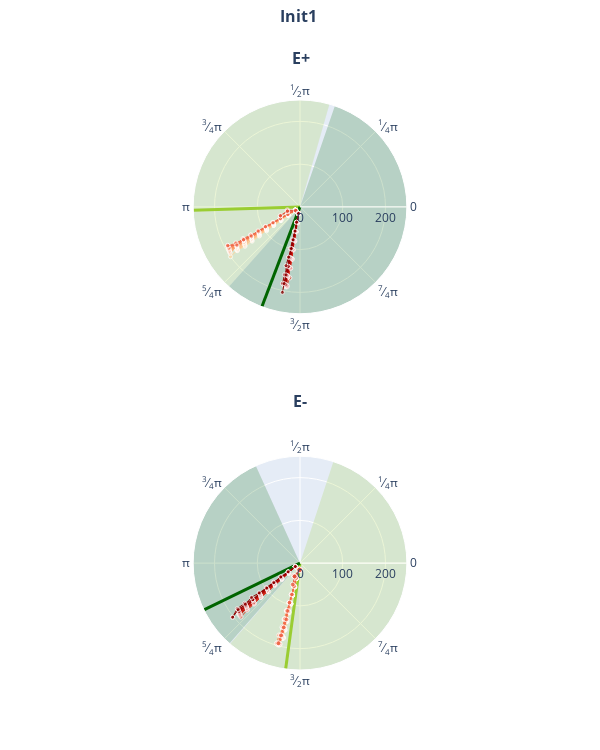

Notebook cell for this chart:
### Code cell
filehandler = open("results_min_w1.pickle","rb")
results_min_w1 = pickle.load(filehandler)
filehandler.close()

#filehandler = open("results_peak_w1.pickle","rb")
#results_peak_w1 = pickle.load(filehandler)
#filehandler.close()

for i_w in range(len(results_min_w1["w1"])):
    if i_w != 1:
        continue
    ops_plotall(results_min_w1["control"][i_w], 0.1, duration, dt, 200., results_min_w1["filename"][i_w], savepath)
    ops_plotsubset(results_min_w1["state"][i_w], results_min_w1["control"][i_w], 0.4, 0.1, duration, dt, 200., 
                results_min_w1["filename"][i_w], savepath_subset)
    #ops_plotall(results_peak_w1["control"][i_w], 0.1, duration, dt, 200., results_peak_w1["filename"][i_w], savepath)
    #ops_plotsubset(results_peak_w1["state"][i_w], results_peak_w1["control"][i_w], 0.4, 0.1, duration, dt,200., 
    #            results_peak_w1["filename"][i_w], savepath_subset)

ops_plot_acp_inits(results_min_w1, None, period, 0.01, dt, "plot1", savepath)
ops_plot_timing_inits(results_min_w1, None, dt, [0,250], 100., "plot2", savepath)

### Figure 1 — Plotly figure (JSON) as saved in the notebook; plotly's stock layout.template omitted (floating-point values rounded to 4 significant figures)
{"data": [{"marker": {"color": "yellowgreen", "line": {"color": "black", "width": 0}}, "opacity": 0.2, "r": [250], "subplot": "polar", "theta": [2.638], "thetaunit": "radians", "type": "barpolar", "width": [2.692]}, {"line": {"color": "yellowgreen", "width": 3}, "mode": "lines", "r": [0, 250], "subplot": "polar", "theta": [3.174, 3.174], "thetaunit": "radians", "type": "scatterpolar"}, {"marker": {"color": "darkgreen", "line": {"color": "black", "width": 0}}, "opacity": 0.2, "r": [250], "subplot": "polar", "theta": [5.753], "thetaunit": "radians", "type": "barpolar", "width": [3.537]}, {"line": {"color": "darkgreen", "width": 3}, "mode": "lines", "r": [0, 250], "subplot": "polar", "theta": [4.347, 4.347], "thetaunit": "radians", "type": "scatterpolar"}, {"marker": {"color": "yellowgreen", "line": {"color": "black", "width": 0}}, "opacity": 0.2, "r": [250], "subplot": "polar2", "theta": [5.767], "thetaunit": "radians", "type": "barpolar", "width": [3.537]}, {"line": {"color": "yellowgreen", "width": 3}, "mode": "lines", "r": [0, 250], "subplot": "polar2", "theta": [4.578, 4.578], "thetaunit": "radians", "type": "scatterpolar"}, {"marker": {"color": "darkgreen", "line": {"color": "black", "width": 0}}, "opacity": 0.2, "r": [250], "subplot": "polar2", "theta": [2.994], "thetaunit": "radians", "type": "barpolar", "width": [1.994]}, {"line": {"color": "darkgreen", "width": 3}, "mode": "lines", "r": [0, 250], "subplot": "polar2", "theta": [3.595, 3.595], "thetaunit": "radians", "type": "scatterpolar"}, {"line": {"color": "rgb(0.9924951941560939, 0.8381391772395234, 0.6338177623990773)", "width": 1}, "marker": {"size": [4.034, 4.035, 4.035, 4.035, 4.034, 4.034, 4.035, 4.035, 4.034, 4.02]}, "mode": "lines+markers", "r": [13.5, 34.2, 54.9, 75.6, 96.3, 117.1, 137.8, 158.5, 179.2, 200], "subplot": "polar", "theta": [3.776, 3.764, 3.764, 3.746, 3.733, 3.764, 3.764, 3.764, 3.746, 3.764], "thetaunit": "radians", "type": "scatterpolar"}, {"line": {"color": "rgb(0.9924951941560939, 0.8381391772395234, 0.6338177623990773)", "width": 1}, "marker": {"size": [4.078, 4.078, 4.078, 4.078, 4.078, 4.078, 4.078, 4.078, 4.078]}, "mode": "lines+markers", "r": [15.9, 36.6, 57.3, 78, 98.8, 119.5, 140.2, 160.9, 181.6], "subplot": "polar2", "theta": [4.501, 4.492, 4.492, 4.471, 4.492, 4.492, 4.492, 4.492, 4.471], "thetaunit": "radians", "type": "scatterpolar"}, {"line": {"color": "rgb(0.9921568627450981, 0.8244521337946944, 0.612410611303345)", "width": 1}, "marker": {"size": [4.056, 4.056, 4.056, 4.056, 4.056, 4.056, 4.056, 4.056, 4.056]}, "mode": "lines+markers", "r": [13.4, 34.1, 54.8, 75.4, 96.1, 116.7, 137.4, 158, 178.7], "subplot": "polar", "theta": [3.746, 3.752, 3.764, 3.752, 3.764, 3.733, 3.752, 3.733, 3.752], "thetaunit": "radians", "type": "scatterpolar"}, {"line": {"color": "rgb(0.9921568627450981, 0.8244521337946944, 0.612410611303345)", "width": 1}, "marker": {"size": [4.127, 4.127, 4.127, 4.127, 4.127, 4.127, 4.127, 4.127, 4.127]}, "mode": "lines+markers", "r": [15.9, 36.5, 57.2, 77.8, 98.5, 119.1, 139.8, 160.5, 181.1], "subplot": "polar2", "theta": [4.501, 4.484, 4.492, 4.484, 4.492, 4.462, 4.484, 4.492, 4.484], "thetaunit": "radians", "type": "scatterpolar"}, {"line": {"color": "rgb(0.9921568627450981, 0.8090734332948866, 0.5964167627835448)", "width": 1}, "marker": {"size": [4.073, 4.073, 4.073, 4.073, 4.073, 4.073, 4.073, 4.073, 4.073]}, "mode": "lines+markers", "r": [13.4, 34, 54.6, 75.2, 95.8, 116.4, 137, 157.6, 178.2], "subplot": "polar", "theta": [3.746, 3.721, 3.721, 3.721, 3.721, 3.721, 3.721, 3.721, 3.721], "thetaunit": "radians", "type": "scatterpolar"}, {"line": {"color": "rgb(0.9921568627450981, 0.8090734332948866, 0.5964167627835448)", "width": 1}, "marker": {"size": [4.168, 4.168, 4.168, 4.168, 4.168, 4.168, 4.168, 4.168, 4.167]}, "mode": "lines+markers", "r": [15.9, 36.5, 57.1, 77.7, 98.3, 118.9, 139.5, 160.1, 180.7], "subplot": "polar2", "theta": [4.501, 4.484, 4.484, 4.484, 4.484, 4.484, 4.484, 4.484, 4.484], "thetaunit": "radians", "type": "scatterpolar"}, {"line": {"color": "rgb(0.9921568627450981, 0.7936947327950788, 0.5804229142637447)", "width": 1}, "marker": {"size": [4.091, 4.091, 4.091, 4.091, 4.091, 4.091, 4.091, 4.091, 4.09]}, "mode": "lines+markers", "r": [13.4, 34, 54.5, 75.1, 95.6, 116.2, 136.7, 157.3, 177.8], "subplot": "polar", "theta": [3.746, 3.739, 3.739, 3.752, 3.739, 3.752, 3.739, 3.752, 3.739], "thetaunit": "radians", "type": "scatterpolar"}, {"line": {"color": "rgb(0.9921568627450981, 0.7936947327950788, 0.5804229142637447)", "width": 1}, "marker": {"size": [4.208, 4.209, 4.208, 4.209, 4.208, 4.209, 4.208, 4.209, 4.207]}, "mode": "lines+markers", "r": [15.9, 36.4, 57, 77.5, 98, 118.6, 139.1, 159.7, 180.2], "subplot": "polar2", "theta": [4.501, 4.475, 4.506, 4.484, 4.475, 4.484, 4.475, 4.484, 4.475], "thetaunit": "radians", "type": "scatterpolar"}, {"line": {"color": "rgb(0.9921568627450981, 0.778316032295271, 0.5644290657439447)", "width": 1}, "marker": {"size": [4.107, 4.108, 4.108, 4.108, 4.108, 4.108, 4.108, 4.108, 4.107]}, "mode": "lines+markers", "r": [13.4, 33.9, 54.4, 74.9, 95.4, 115.9, 136.4, 156.9, 177.4], "subplot": "polar", "theta": [3.764, 3.739, 3.739, 3.739, 3.739, 3.739, 3.739, 3.739, 3.739], "thetaunit": "radians", "type": "scatterpolar"}, {"line": {"color": "rgb(0.9921568627450981, 0.778316032295271, 0.5644290657439447)", "width": 1}, "marker": {"size": [4.247, 4.248, 4.248, 4.248, 4.248, 4.248, 4.248, 4.248, 4.246]}, "mode": "lines+markers", "r": [15.9, 36.3, 56.8, 77.3, 97.8, 118.3, 138.8, 159.3, 179.8], "subplot": "polar2", "theta": [4.523, 4.475, 4.475, 4.475, 4.475, 4.475, 4.475, 4.475, 4.475], "thetaunit": "radians", "type": "scatterpolar"}, {"line": {"color": "rgb(0.9921568627450981, 0.7598615916955017, 0.5452364475201846)", "width": 1}, "marker": {"size": [4.124, 4.124, 4.124, 4.124, 4.124, 4.124, 4.124, 4.124, 4.123]}, "mode": "lines+markers", "r": [13.4, 33.8, 54.3, 74.7, 95.2, 115.6, 136, 156.5, 176.9], "subplot": "polar", "theta": [3.764, 3.709, 3.727, 3.709, 3.727, 3.727, 3.709, 3.727, 3.727], "thetaunit": "radians", "type": "scatterpolar"}, {"line": {"color": "rgb(0.9921568627450981, 0.7598615916955017, 0.5452364475201846)", "width": 1}, "marker": {"size": [4.286, 4.287, 4.287, 4.287, 4.287, 4.286, 4.287, 4.287, 4.284]}, "mode": "lines+markers", "r": [15.8, 36.3, 56.7, 77.2, 97.6, 118, 138.5, 158.9, 179.4], "subplot": "polar2", "theta": [4.492, 4.475, 4.466, 4.475, 4.466, 4.466, 4.475, 4.466, 4.497], "thetaunit": "radians", "type": "scatterpolar"}, {"line": {"color": "rgb(0.9921568627450981, 0.7444828911956939, 0.5292425990003845)", "width": 1}, "marker": {"size": [4.142, 4.142, 4.142, 4.142, 4.142, 4.142, 4.142, 4.142, 4.141]}, "mode": "lines+markers", "r": [13.4, 33.8, 54.2, 74.5, 94.9, 115.3, 135.7, 156, 176.4], "subplot": "polar", "theta": [3.764, 3.727, 3.727, 3.696, 3.714, 3.727, 3.727, 3.696, 3.714], "thetaunit": "radians", "type": "scatterpolar"}, {"line": {"color": "rgb(0.9921568627450981, 0.7444828911956939, 0.5292425990003845)", "width": 1}, "marker": {"size": [4.329, 4.331, 4.331, 4.331, 4.33, 4.331, 4.331, 4.331, 4.327]}, "mode": "lines+markers", "r": [15.8, 36.2, 56.6, 77, 97.4, 117.7, 138.1, 158.5, 178.9], "subplot": "polar2", "theta": [4.492, 4.466, 4.466, 4.466, 4.488, 4.466, 4.466, 4.466, 4.488], "thetaunit": "radians", "type": "scatterpolar"}, {"line": {"color": "rgb(0.9919876970396002, 0.7255517108804306, 0.5103729334871204)", "width": 1}, "marker": {"size": [4.156, 4.156, 4.156, 4.156, 4.156, 4.156, 4.156, 4.156, 4.155]}, "mode": "lines+markers", "r": [13.4, 33.7, 54.1, 74.4, 94.7, 115, 135.4, 155.7, 176], "subplot": "polar", "theta": [3.764, 3.714, 3.727, 3.714, 3.714, 3.714, 3.727, 3.714, 3.714], "thetaunit": "radians", "type": "scatterpolar"}, {"line": {"color": "rgb(0.9919876970396002, 0.7255517108804306, 0.5103729334871204)", "width": 1}, "marker": {"size": [4.364, 4.365, 4.366, 4.365, 4.365, 4.365, 4.366, 4.365, 4.362]}, "mode": "lines+markers", "r": [15.8, 36.2, 56.5, 76.8, 97.2, 117.5, 137.8, 158.1, 178.5], "subplot": "polar2", "theta": [4.492, 4.488, 4.466, 4.457, 4.488, 4.488, 4.466, 4.457, 4.488], "thetaunit": "radians", "type": "scatterpolar"}, {"line": {"color": "rgb(0.9913725490196079, 0.6972549019607843, 0.483921568627451)", "width": 1}, "marker": {"size": [4.17, 4.17, 4.17, 4.17, 4.17, 4.17, 4.17, 4.17, 4.169, 4.088]}, "mode": "lines+markers", "r": [13.4, 33.7, 53.9, 74.2, 94.5, 114.8, 135.1, 155.3, 175.6, 196], "subplot": "polar", "theta": [3.764, 3.714, 3.683, 3.701, 3.714, 3.714, 3.714, 3.683, 3.701, 3.727], "thetaunit": "radians", "type": "scatterpolar"}, {"line": {"color": "rgb(0.9913725490196079, 0.6972549019607843, 0.483921568627451)", "width": 1}, "marker": {"size": [4.397, 4.399, 4.399, 4.399, 4.398, 4.398, 4.399, 4.399, 4.395]}, "mode": "lines+markers", "r": [15.8, 36.1, 56.4, 76.7, 97, 117.2, 137.5, 157.8, 178.1], "subplot": "polar2", "theta": [4.492, 4.457, 4.457, 4.479, 4.488, 4.457, 4.457, 4.457, 4.479], "thetaunit": "radians", "type": "scatterpolar"}, {"line": {"color": "rgb(0.9907574009996155, 0.668958093041138, 0.45747020376778164)", "width": 1}, "marker": {"size": [4.183, 4.183, 4.183, 4.183, 4.183, 4.183, 4.183, 4.183, 4.182, 4.108]}, "mode": "lines+markers", "r": [13.4, 33.6, 53.8, 74.1, 94.3, 114.5, 134.8, 155, 175.2, 195.5], "subplot": "polar", "theta": [3.764, 3.701, 3.683, 3.701, 3.701, 3.683, 3.701, 3.701, 3.701, 3.714], "thetaunit": "radians", "type": "scatterpolar"}, {"line": {"color": "rgb(0.9907574009996155, 0.668958093041138, 0.45747020376778164)", "width": 1}, "marker": {"size": [4.429, 4.43, 4.431, 4.43, 4.43, 4.431, 4.431, 4.43, 4.427, 4.227]}, "mode": "lines+markers", "r": [15.8, 36.1, 56.3, 76.5, 96.8, 117, 137.2, 157.5, 177.7, 197.9], "subplot": "polar2", "theta": [4.492, 4.479, 4.457, 4.448, 4.479, 4.457, 4.448, 4.479, 4.479, 4.457], "thetaunit": "radians", "type": "scatterpolar"}, {"line": {"color": "rgb(0.9901422529796232, 0.6406612841214917, 0.43101883890811227)", "width": 1}, "marker": {"size": [4.195, 4.196, 4.196, 4.196, 4.196, 4.196, 4.196, 4.196, 4.195, 4.129]}, "mode": "lines+markers", "r": [13.4, 33.6, 53.8, 73.9, 94.1, 114.3, 134.5, 154.7, 174.9, 195.1], "subplot": "polar", "theta": [3.764, 3.701, 3.701, 3.689, 3.701, 3.701, 3.701, 3.701, 3.701, 3.701], "thetaunit": "radians", "type": "scatterpolar"}, {"line": {"color": "rgb(0.9901422529796232, 0.6406612841214917, 0.43101883890811227)", "width": 1}, "marker": {"size": [4.459, 4.461, 4.462, 4.462, 4.462, 4.461, 4.461, 4.462, 4.459, 4.281]}, "mode": "lines+markers", "r": [15.8, 36, 56.2, 76.4, 96.6, 116.8, 136.9, 157.1, 177.3, 197.5], "subplot": "polar2", "theta": [4.492, 4.448, 4.448, 4.47, 4.479, 4.479, 4.448, 4.448, 4.448, 4.448], "thetaunit": "radians", "type": "scatterpolar"}, {"line": {"color": "rgb(0.9895271049596309, 0.6123644752018454, 0.4045674740484429)", "width": 1}, "marker": {"size": [4.21, 4.211, 4.211, 4.211, 4.211, 4.211, 4.21, 4.21, 4.209, 4.155]}, "mode": "lines+markers", "r": [13.4, 33.5, 53.6, 73.8, 93.9, 114, 134.1, 154.3, 174.4, 194.6], "subplot": "polar", "theta": [3.764, 3.689, 3.689, 3.701, 3.689, 3.689, 3.689, 3.701, 3.689, 3.701], "thetaunit": "radians", "type": "scatterpolar"}, {"line": {"color": "rgb(0.9895271049596309, 0.6123644752018454, 0.4045674740484429)", "width": 1}, "marker": {"size": [4.496, 4.498, 4.498, 4.498, 4.497, 4.498, 4.498, 4.497, 4.494, 4.348]}, "mode": "lines+markers", "r": [15.8, 36, 56.1, 76.2, 96.3, 116.5, 136.6, 156.7, 176.9, 197], "subplot": "polar2", "theta": [4.492, 4.47, 4.47, 4.448, 4.439, 4.47, 4.47, 4.448, 4.47, 4.448], "thetaunit": "radians", "type": "scatterpolar"}, {"line": {"color": "rgb(0.9889119569396386, 0.5840676662821993, 0.3781161091887736)", "width": 1}, "marker": {"size": [4.222, 4.223, 4.223, 4.223, 4.223, 4.223, 4.222, 4.222, 4.221, 4.176]}, "mode": "lines+markers", "r": [13.4, 33.5, 53.5, 73.6, 93.7, 113.8, 133.9, 153.9, 174, 194.1], "subplot": "polar", "theta": [3.764, 3.707, 3.689, 3.689, 3.689, 3.689, 3.689, 3.676, 3.689, 3.689], "thetaunit": "radians", "type": "scatterpolar"}, {"line": {"color": "rgb(0.9889119569396386, 0.5840676662821993, 0.3781161091887736)", "width": 1}, "marker": {"size": [4.526, 4.529, 4.529, 4.528, 4.527, 4.527, 4.527, 4.527, 4.524, 4.402]}, "mode": "lines+markers", "r": [15.8, 35.9, 56, 76.1, 96.2, 116.2, 136.3, 156.4, 176.5, 196.6], "subplot": "polar2", "theta": [4.492, 4.461, 4.47, 4.47, 4.47, 4.439, 4.439, 4.461, 4.47, 4.47], "thetaunit": "radians", "type": "scatterpolar"}, {"line": {"color": "rgb(0.9874356016916571, 0.550480584390619, 0.34797385620915033)", "width": 1}, "marker": {"size": [4.231, 4.233, 4.233, 4.234, 4.234, 4.235, 4.235, 4.236, 4.235, 4.198]}, "mode": "lines+markers", "r": [13.4, 33.4, 53.5, 73.5, 93.5, 113.6, 133.6, 153.6, 173.7, 193.7], "subplot": "polar", "theta": [3.782, 3.689, 3.707, 3.689, 3.676, 3.689, 3.676, 3.676, 3.689, 3.676], "thetaunit": "radians", "type": "scatterpolar"}, {"line": {"color": "rgb(0.9874356016916571, 0.550480584390619, 0.34797385620915033)", "width": 1}, "marker": {"size": [4.55, 4.553, 4.554, 4.555, 4.557, 4.558, 4.559, 4.561, 4.559, 4.458]}, "mode": "lines+markers", "r": [15.8, 35.9, 55.9, 76, 96, 116, 136.1, 156.1, 176.1, 196.2], "subplot": "polar2", "theta": [4.514, 4.47, 4.461, 4.47, 4.461, 4.439, 4.461, 4.461, 4.439, 4.461], "thetaunit": "radians", "type": "scatterpolar"}, {"line": {"color": "rgb(0.979438677431757, 0.5258746635909266, 0.33751633986928103)", "width": 1}, "marker": {"size": [4.244, 4.246, 4.246, 4.246, 4.246, 4.246, 4.246, 4.246, 4.246, 4.216]}, "mode": "lines+markers", "r": [13.4, 33.4, 53.3, 73.3, 93.3, 113.3, 133.3, 153.3, 173.3, 193.3], "subplot": "polar", "theta": [3.782, 3.707, 3.676, 3.676, 3.676, 3.676, 3.676, 3.676, 3.676, 3.676], "thetaunit": "radians", "type": "scatterpolar"}, {"line": {"color": "rgb(0.979438677431757, 0.5258746635909266, 0.33751633986928103)", "width": 1}, "marker": {"size": [4.582, 4.586, 4.587, 4.587, 4.587, 4.587, 4.586, 4.586, 4.584, 4.504]}, "mode": "lines+markers", "r": [15.8, 35.8, 55.8, 75.8, 95.8, 115.8, 135.8, 155.8, 175.7, 195.7], "subplot": "polar2", "theta": [4.514, 4.461, 4.461, 4.461, 4.461, 4.461, 4.461, 4.461, 4.43, 4.43], "thetaunit": "radians", "type": "scatterpolar"}, {"line": {"color": "rgb(0.971441753171857, 0.5012687427912341, 0.32705882352941174)", "width": 1}, "marker": {"size": [4.25, 4.252, 4.254, 4.255, 4.258, 4.261, 4.264, 4.267, 4.269, 4.244]}, "mode": "lines+markers", "r": [13.4, 33.3, 53.3, 73.3, 93.2, 113.2, 133.1, 153, 172.9, 192.8], "subplot": "polar", "theta": [3.782, 3.676, 3.676, 3.694, 3.676, 3.694, 3.694, 3.676, 3.663, 3.663], "thetaunit": "radians", "type": "scatterpolar"}, {"line": {"color": "rgb(0.971441753171857, 0.5012687427912341, 0.32705882352941174)", "width": 1}, "marker": {"size": [4.595, 4.602, 4.605, 4.61, 4.616, 4.624, 4.631, 4.639, 4.643, 4.576]}, "mode": "lines+markers", "r": [15.8, 35.8, 55.8, 75.7, 95.7, 115.6, 135.5, 155.5, 175.4, 195.3], "subplot": "polar2", "theta": [4.514, 4.461, 4.461, 4.452, 4.461, 4.452, 4.452, 4.461, 4.452, 4.452], "thetaunit": "radians", "type": "scatterpolar"}, {"line": {"color": "rgb(0.9634448289119569, 0.47666282199154175, 0.3166013071895425)", "width": 1}, "marker": {"size": [4.236, 4.239, 4.242, 4.247, 4.255, 4.265, 4.28, 4.3, 4.323, 4.298]}, "mode": "lines+markers", "r": [13.4, 33.4, 53.4, 73.4, 93.4, 113.4, 133.3, 153.1, 172.9, 192.5], "subplot": "polar", "theta": [3.782, 3.689, 3.676, 3.676, 3.676, 3.694, 3.694, 3.681, 3.681, 3.636], "thetaunit": "radians", "type": "scatterpolar"}, {"line": {"color": "rgb(0.9634448289119569, 0.47666282199154175, 0.3166013071895425)", "width": 1}, "marker": {"size": [4.561, 4.568, 4.577, 4.59, 4.609, 4.635, 4.671, 4.724, 4.783, 4.713]}, "mode": "lines+markers", "r": [15.8, 35.9, 55.9, 75.9, 95.9, 115.8, 135.8, 155.6, 175.4, 195], "subplot": "polar2", "theta": [4.514, 4.47, 4.461, 4.461, 4.461, 4.452, 4.483, 4.474, 4.474, 4.433], "thetaunit": "radians", "type": "scatterpolar"}, {"line": {"color": "rgb(0.955447904652057, 0.45205690119184944, 0.30614379084967325)", "width": 1}, "marker": {"size": [4.259, 4.262, 4.265, 4.269, 4.275, 4.282, 4.291, 4.302, 4.311, 4.292]}, "mode": "lines+markers", "r": [13.3, 33.3, 53.2, 73.1, 93, 112.9, 132.7, 152.5, 172.3, 192], "subplot": "polar", "theta": [3.752, 3.676, 3.663, 3.663, 3.663, 3.681, 3.663, 3.649, 3.668, 3.668], "thetaunit": "radians", "type": "scatterpolar"}, {"line": {"color": "rgb(0.955447904652057, 0.45205690119184944, 0.30614379084967325)", "width": 1}, "marker": {"size": [4.618, 4.626, 4.634, 4.645, 4.659, 4.678, 4.702, 4.729, 4.749, 4.697]}, "mode": "lines+markers", "r": [15.8, 35.8, 55.7, 75.6, 95.5, 115.4, 135.2, 155, 174.8, 194.5], "subplot": "polar2", "theta": [4.514, 4.461, 4.452, 4.452, 4.452, 4.474, 4.452, 4.443, 4.465, 4.465], "thetaunit": "radians", "type": "scatterpolar"}, {"line": {"color": "rgb(0.9474509803921569, 0.42745098039215684, 0.2956862745098039)", "width": 1}, "marker": {"size": [4.252, 4.256, 4.259, 4.265, 4.273, 4.284, 4.3, 4.324, 4.357, 4.343]}, "mode": "lines+markers", "r": [13.4, 33.3, 53.3, 73.2, 93.1, 113, 132.8, 152.6, 172.2, 191.7], "subplot": "polar", "theta": [3.782, 3.676, 3.694, 3.676, 3.663, 3.681, 3.663, 3.668, 3.655, 3.641], "thetaunit": "radians", "type": "scatterpolar"}, {"line": {"color": "rgb(0.9474509803921569, 0.42745098039215684, 0.2956862745098039)", "width": 1}, "marker": {"size": [4.602, 4.611, 4.619, 4.634, 4.654, 4.682, 4.724, 4.785, 4.87, 4.831]}, "mode": "lines+markers", "r": [15.8, 35.8, 55.7, 75.7, 95.6, 115.5, 135.3, 155.1, 174.7, 194.2], "subplot": "polar2", "theta": [4.514, 4.461, 4.452, 4.461, 4.452, 4.474, 4.452, 4.465, 4.456, 4.447], "thetaunit": "radians", "type": "scatterpolar"}, {"line": {"color": "rgb(0.9394540561322569, 0.4028450595924644, 0.28522875816993465)", "width": 1}, "marker": {"size": [4.246, 4.25, 4.253, 4.259, 4.267, 4.28, 4.299, 4.331, 4.401, 4.416]}, "mode": "lines+markers", "r": [13.4, 33.4, 53.3, 73.3, 93.2, 113.1, 133, 152.7, 172.4, 191.6], "subplot": "polar", "theta": [3.782, 3.707, 3.676, 3.676, 3.663, 3.663, 3.681, 3.668, 3.687, 3.632], "thetaunit": "radians", "type": "scatterpolar"}, {"line": {"color": "rgb(0.9394540561322569, 0.4028450595924644, 0.28522875816993465)", "width": 1}, "marker": {"size": [4.587, 4.596, 4.605, 4.619, 4.641, 4.673, 4.72, 4.806, 4.987, 5.02]}, "mode": "lines+markers", "r": [15.8, 35.8, 55.8, 75.8, 95.7, 115.6, 135.5, 155.2, 174.8, 194.1], "subplot": "polar2", "theta": [4.514, 4.461, 4.461, 4.461, 4.452, 4.452, 4.474, 4.465, 4.456, 4.451], "thetaunit": "radians", "type": "scatterpolar"}, {"line": {"color": "rgb(0.9265513264129182, 0.37244136870434447, 0.26406766628219913)", "width": 1}, "marker": {"size": [4.712, 4.41]}, "mode": "lines+markers", "r": [13.2, 30.5], "subplot": "polar", "theta": [3.871, 3.386], "thetaunit": "radians", "type": "scatterpolar"}, {"line": {"color": "rgb(0.9265513264129182, 0.37244136870434447, 0.26406766628219913)", "width": 1}, "marker": {"size": [5.79, 4.986]}, "mode": "lines+markers", "r": [15.8, 33], "subplot": "polar2", "theta": [4.697, 4.259], "thetaunit": "radians", "type": "scatterpolar"}, {"line": {"color": "rgb(0.9117877739331026, 0.339838523644752, 0.2388465974625144)", "width": 1}, "marker": {"size": [4.599, 4.429, 4.335]}, "mode": "lines+markers", "r": [13.3, 31.3, 50.4], "subplot": "polar", "theta": [3.845, 3.483, 3.567], "thetaunit": "radians", "type": "scatterpolar"}, {"line": {"color": "rgb(0.9117877739331026, 0.339838523644752, 0.2388465974625144)", "width": 1}, "marker": {"size": [5.5, 5.043, 4.805]}, "mode": "lines+markers", "r": [15.8, 33.8, 52.9], "subplot": "polar2", "theta": [4.626, 4.337, 4.385], "thetaunit": "radians", "type": "scatterpolar"}, {"line": {"color": "rgb(0.8940715109573241, 0.30071510957324105, 0.20858131487889275)", "width": 1}, "marker": {"size": [4.636, 4.431, 4.33]}, "mode": "lines+markers", "r": [13.3, 31.1, 50.2], "subplot": "polar", "theta": [3.864, 3.468, 3.567], "thetaunit": "radians", "type": "scatterpolar"}, {"line": {"color": "rgb(0.8940715109573241, 0.30071510957324105, 0.20858131487889275)", "width": 1}, "marker": {"size": [5.597, 5.046]}, "mode": "lines+markers", "r": [15.8, 33.6], "subplot": "polar2", "theta": [4.65, 4.326], "thetaunit": "radians", "type": "scatterpolar"}, {"line": {"color": "rgb(0.8793079584775086, 0.26811226451364856, 0.183360246059208)", "width": 1}, "marker": {"size": [4.675, 4.675, 4.675, 4.675, 4.675, 4.675, 4.675, 4.675, 4.674]}, "mode": "lines+markers", "r": [16.1, 37.8, 59.4, 81.1, 102.7, 124.4, 146, 167.7, 189.3], "subplot": "polar", "theta": [4.488, 4.546, 4.538, 4.546, 4.538, 4.546, 4.538, 4.567, 4.546], "thetaunit": "radians", "type": "scatterpolar"}, {"line": {"color": "rgb(0.8793079584775086, 0.26811226451364856, 0.183360246059208)", "width": 1}, "marker": {"size": [4.33, 4.33, 4.33, 4.33, 4.33, 4.33, 4.33, 4.33, 4.33]}, "mode": "lines+markers", "r": [13.8, 35.4, 57.1, 78.7, 100.4, 122, 143.7, 165.3, 187], "subplot": "polar2", "theta": [3.8, 3.851, 3.869, 3.851, 3.869, 3.851, 3.869, 3.869, 3.88], "thetaunit": "radians", "type": "scatterpolar"}, {"line": {"color": "rgb(0.8645444059976932, 0.23550941945405612, 0.15813917723952325)", "width": 1}, "marker": {"size": [4.634, 4.633, 4.633, 4.633, 4.633, 4.633, 4.633, 4.633, 4.632]}, "mode": "lines+markers", "r": [16.1, 37.7, 59.3, 80.9, 102.5, 124.1, 145.7, 167.3, 188.9], "subplot": "polar", "theta": [4.488, 4.538, 4.538, 4.538, 4.538, 4.538, 4.538, 4.538, 4.538], "thetaunit": "radians", "type": "scatterpolar"}, {"line": {"color": "rgb(0.8645444059976932, 0.23550941945405612, 0.15813917723952325)", "width": 1}, "marker": {"size": [4.307, 4.307, 4.307, 4.307, 4.307, 4.307, 4.307, 4.307, 4.307]}, "mode": "lines+markers", "r": [13.8, 35.3, 56.9, 78.5, 100.1, 121.7, 143.3, 164.9, 186.5], "subplot": "polar2", "theta": [3.8, 3.84, 3.84, 3.84, 3.84, 3.84, 3.84, 3.84, 3.84], "thetaunit": "radians", "type": "scatterpolar"}, {"line": {"color": "rgb(0.8497808535178777, 0.20290657439446366, 0.13291810841983853)", "width": 1}, "marker": {"size": [4.582, 4.581, 4.58, 4.582, 4.581, 4.58, 4.581, 4.581, 4.579]}, "mode": "lines+markers", "r": [16.1, 37.6, 59.2, 80.7, 102.2, 123.8, 145.3, 166.8, 188.3], "subplot": "polar", "theta": [4.488, 4.53, 4.559, 4.559, 4.538, 4.559, 4.559, 4.538, 4.53], "thetaunit": "radians", "type": "scatterpolar"}, {"line": {"color": "rgb(0.8497808535178777, 0.20290657439446366, 0.13291810841983853)", "width": 1}, "marker": {"size": [4.28, 4.28, 4.28, 4.28, 4.28, 4.28, 4.28, 4.28, 4.28]}, "mode": "lines+markers", "r": [13.7, 35.3, 56.8, 78.3, 99.9, 121.4, 142.9, 164.4, 186], "subplot": "polar2", "theta": [3.77, 3.858, 3.858, 3.858, 3.869, 3.858, 3.858, 3.84, 3.858], "thetaunit": "radians", "type": "scatterpolar"}, {"line": {"color": "rgb(0.830957324106113, 0.17199538638985007, 0.11108035371011149)", "width": 1}, "marker": {"size": [4.538, 4.537, 4.538, 4.538, 4.538, 4.538, 4.537, 4.538, 4.537]}, "mode": "lines+markers", "r": [16.1, 37.5, 59, 80.5, 102, 123.5, 144.9, 166.4, 187.9], "subplot": "polar", "theta": [4.509, 4.53, 4.53, 4.53, 4.551, 4.559, 4.53, 4.53, 4.53], "thetaunit": "radians", "type": "scatterpolar"}, {"line": {"color": "rgb(0.830957324106113, 0.17199538638985007, 0.11108035371011149)", "width": 1}, "marker": {"size": [4.258, 4.258, 4.257, 4.257, 4.258, 4.258, 4.258, 4.257, 4.257]}, "mode": "lines+markers", "r": [13.7, 35.2, 56.7, 78.1, 99.6, 121.1, 142.6, 164.1, 185.5], "subplot": "polar2", "theta": [3.788, 3.858, 3.858, 3.828, 3.846, 3.858, 3.858, 3.858, 3.828], "thetaunit": "radians", "type": "scatterpolar"}, {"line": {"color": "rgb(0.8088119953863898, 0.14246828143021914, 0.09201076509034986)", "width": 1}, "marker": {"size": [4.494, 4.494, 4.494, 4.494, 4.493, 4.494, 4.494, 4.494, 4.492]}, "mode": "lines+markers", "r": [16, 37.5, 58.9, 80.3, 101.8, 123.2, 144.6, 166, 187.5], "subplot": "polar", "theta": [4.479, 4.551, 4.53, 4.522, 4.551, 4.551, 4.53, 4.522, 4.551], "thetaunit": "radians", "type": "scatterpolar"}, {"line": {"color": "rgb(0.8088119953863898, 0.14246828143021914, 0.09201076509034986)", "width": 1}, "marker": {"size": [4.235, 4.235, 4.235, 4.235, 4.235, 4.235, 4.235, 4.235, 4.235]}, "mode": "lines+markers", "r": [13.7, 35.1, 56.5, 77.9, 99.4, 120.8, 142.2, 163.7, 185.1], "subplot": "polar2", "theta": [3.788, 3.846, 3.828, 3.817, 3.846, 3.846, 3.828, 3.846, 3.846], "thetaunit": "radians", "type": "scatterpolar"}, {"line": {"color": "rgb(0.7866666666666666, 0.11294117647058823, 0.07294117647058823)", "width": 1}, "marker": {"size": [4.45, 4.45, 4.45, 4.449, 4.45, 4.45, 4.449, 4.45, 4.449]}, "mode": "lines+markers", "r": [16, 37.4, 58.8, 80.1, 101.5, 122.9, 144.3, 165.6, 187], "subplot": "polar", "theta": [4.488, 4.522, 4.543, 4.522, 4.522, 4.543, 4.551, 4.522, 4.522], "thetaunit": "radians", "type": "scatterpolar"}, {"line": {"color": "rgb(0.7866666666666666, 0.11294117647058823, 0.07294117647058823)", "width": 1}, "marker": {"size": [4.213, 4.213, 4.213, 4.212, 4.212, 4.213, 4.213, 4.212, 4.212]}, "mode": "lines+markers", "r": [13.7, 35, 56.4, 77.8, 99.1, 120.5, 141.9, 163.3, 184.6], "subplot": "polar2", "theta": [3.8, 3.817, 3.835, 3.846, 3.817, 3.835, 3.846, 3.846, 3.817], "thetaunit": "radians", "type": "scatterpolar"}, {"line": {"color": "rgb(0.7645213379469434, 0.08341407151095732, 0.0538715878508266)", "width": 1}, "marker": {"size": [4.406, 4.405, 4.405, 4.405, 4.406, 4.406, 4.405, 4.405, 4.404]}, "mode": "lines+markers", "r": [16, 37.3, 58.6, 80, 101.3, 122.6, 143.9, 165.2, 186.6], "subplot": "polar", "theta": [4.488, 4.513, 4.513, 4.543, 4.543, 4.522, 4.513, 4.513, 4.543], "thetaunit": "radians", "type": "scatterpolar"}, {"line": {"color": "rgb(0.7645213379469434, 0.08341407151095732, 0.0538715878508266)", "width": 1}, "marker": {"size": [4.19, 4.19, 4.19, 4.19, 4.19, 4.19, 4.19, 4.19, 4.19]}, "mode": "lines+markers", "r": [13.6, 34.9, 56.3, 77.6, 98.9, 120.2, 141.5, 162.9, 184.2], "subplot": "polar2", "theta": [3.77, 3.805, 3.835, 3.835, 3.835, 3.817, 3.805, 3.835, 3.835], "thetaunit": "radians", "type": "scatterpolar"}, {"line": {"color": "rgb(0.7379469434832756, 0.047981545559400235, 0.030988081507112644)", "width": 1}, "marker": {"size": [4.353, 4.351, 4.352, 4.351, 4.352, 4.352, 4.352, 4.352, 4.351]}, "mode": "lines+markers", "r": [16, 37.2, 58.5, 79.8, 101, 122.3, 143.5, 164.8, 186], "subplot": "polar", "theta": [4.509, 4.513, 4.535, 4.543, 4.513, 4.535, 4.513, 4.535, 4.513], "thetaunit": "radians", "type": "scatterpolar"}, {"line": {"color": "rgb(0.7379469434832756, 0.047981545559400235, 0.030988081507112644)", "width": 1}, "marker": {"size": [4.164, 4.164, 4.164, 4.164, 4.164, 4.164, 4.164, 4.164, 4.164]}, "mode": "lines+markers", "r": [13.6, 34.9, 56.1, 77.4, 98.6, 119.9, 141.1, 162.4, 183.6], "subplot": "polar2", "theta": [3.788, 3.835, 3.823, 3.835, 3.805, 3.823, 3.805, 3.823, 3.805], "thetaunit": "radians", "type": "scatterpolar"}, {"line": {"color": "rgb(0.7158016147635524, 0.018454440599769306, 0.011918492887351015)", "width": 1}, "marker": {"size": [4.308, 4.307, 4.307, 4.307, 4.307, 4.307, 4.307, 4.307, 4.307]}, "mode": "lines+markers", "r": [16, 37.2, 58.4, 79.6, 100.8, 122, 143.2, 164.4, 185.6], "subplot": "polar", "theta": [4.509, 4.535, 4.535, 4.535, 4.535, 4.535, 4.535, 4.535, 4.535], "thetaunit": "radians", "type": "scatterpolar"}, {"line": {"color": "rgb(0.7158016147635524, 0.018454440599769306, 0.011918492887351015)", "width": 1}, "marker": {"size": [4.142, 4.142, 4.142, 4.142, 4.142, 4.142, 4.142, 4.142, 4.142]}, "mode": "lines+markers", "r": [13.6, 34.8, 56, 77.2, 98.4, 119.6, 140.8, 162, 183.2], "subplot": "polar2", "theta": [3.788, 3.823, 3.823, 3.823, 3.823, 3.823, 3.823, 3.823, 3.823], "thetaunit": "radians", "type": "scatterpolar"}, {"line": {"color": "rgb(0.6899653979238753, 0.0, 0.0)", "width": 1}, "marker": {"size": [4.263, 4.263, 4.263, 4.263, 4.263, 4.263, 4.263, 4.263, 4.262]}, "mode": "lines+markers", "r": [16, 37.1, 58.3, 79.4, 100.5, 121.7, 142.8, 164, 185.1], "subplot": "polar", "theta": [4.509, 4.505, 4.526, 4.526, 4.505, 4.526, 4.505, 4.526, 4.505], "thetaunit": "radians", "type": "scatterpolar"}, {"line": {"color": "rgb(0.6899653979238753, 0.0, 0.0)", "width": 1}, "marker": {"size": [4.121, 4.121, 4.121, 4.121, 4.121, 4.121, 4.121, 4.121, 4.121]}, "mode": "lines+markers", "r": [13.6, 34.7, 55.9, 77, 98.1, 119.3, 140.4, 161.6, 182.7], "subplot": "polar2", "theta": [3.788, 3.794, 3.812, 3.812, 3.794, 3.812, 3.794, 3.812, 3.794], "thetaunit": "radians", "type": "scatterpolar"}, {"line": {"color": "rgb(0.6579777008842752, 0.0, 0.0)", "width": 1}, "marker": {"size": [4.219, 4.219, 4.219, 4.219, 4.219, 4.219, 4.219, 4.219, 4.218]}, "mode": "lines+markers", "r": [16, 37, 58.1, 79.2, 100.3, 121.4, 142.5, 163.6, 184.7], "subplot": "polar", "theta": [4.509, 4.496, 4.496, 4.496, 4.496, 4.518, 4.526, 4.526, 4.526], "thetaunit": "radians", "type": "scatterpolar"}, {"line": {"color": "rgb(0.6579777008842752, 0.0, 0.0)", "width": 1}, "marker": {"size": [4.1, 4.1, 4.1, 4.1, 4.1, 4.1, 4.1, 4.1, 4.1]}, "mode": "lines+markers", "r": [13.6, 34.6, 55.7, 76.8, 97.9, 119, 140.1, 161.2, 182.3], "subplot": "polar2", "theta": [3.788, 3.782, 3.782, 3.782, 3.782, 3.8, 3.812, 3.812, 3.812], "thetaunit": "radians", "type": "scatterpolar"}, {"line": {"color": "rgb(0.6259900038446751, 0.0, 0.0)", "width": 1}, "marker": {"size": [4.175, 4.175, 4.175, 4.175, 4.175, 4.175, 4.175, 4.175, 4.175]}, "mode": "lines+markers", "r": [15.9, 37, 58, 79.1, 100.1, 121.1, 142.2, 163.2, 184.2], "subplot": "polar", "theta": [4.479, 4.518, 4.496, 4.518, 4.518, 4.496, 4.518, 4.518, 4.496], "thetaunit": "radians", "type": "scatterpolar"}, {"line": {"color": "rgb(0.6259900038446751, 0.0, 0.0)", "width": 1}, "marker": {"size": [4.08, 4.08, 4.08, 4.08, 4.08, 4.08, 4.08, 4.08, 4.079]}, "mode": "lines+markers", "r": [13.5, 34.6, 55.6, 76.6, 97.7, 118.7, 139.8, 160.8, 181.8], "subplot": "polar2", "theta": [3.758, 3.8, 3.782, 3.77, 3.8, 3.782, 3.8, 3.8, 3.782], "thetaunit": "radians", "type": "scatterpolar"}, {"line": {"color": "rgb(0.5940023068050749, 0.0, 0.0)", "width": 1}, "marker": {"size": [4.123, 4.123, 4.123, 4.123, 4.123, 4.123, 4.123, 4.123, 4.123]}, "mode": "lines+markers", "r": [15.9, 36.9, 57.9, 78.8, 99.8, 120.8, 141.8, 162.7, 183.7], "subplot": "polar", "theta": [4.479, 4.509, 4.518, 4.488, 4.488, 4.509, 4.518, 4.488, 4.488], "thetaunit": "radians", "type": "scatterpolar"}, {"line": {"color": "rgb(0.5940023068050749, 0.0, 0.0)", "width": 1}, "marker": {"size": [4.056, 4.056, 4.056, 4.056, 4.056, 4.056, 4.056, 4.056, 4.056, 4.029]}, "mode": "lines+markers", "r": [13.5, 34.5, 55.5, 76.4, 97.4, 118.4, 139.4, 160.3, 181.3, 202.4], "subplot": "polar2", "theta": [3.758, 3.788, 3.8, 3.77, 3.77, 3.788, 3.8, 3.77, 3.77, 3.818], "thetaunit": "radians", "type": "scatterpolar"}, {"line": {"color": "rgb(0.5620146097654748, 0.0, 0.0)", "width": 1}, "marker": {"size": [4.081, 4.081, 4.081, 4.081, 4.081, 4.081, 4.081, 4.081, 4.081, 4.041]}, "mode": "lines+markers", "r": [15.9, 36.8, 57.8, 78.7, 99.6, 120.5, 141.4, 162.4, 183.3, 204.2], "subplot": "polar", "theta": [4.501, 4.488, 4.509, 4.509, 4.509, 4.488, 4.479, 4.509, 4.509, 4.509], "thetaunit": "radians", "type": "scatterpolar"}, {"line": {"color": "rgb(0.5620146097654748, 0.0, 0.0)", "width": 1}, "marker": {"size": [4.036, 4.036, 4.036, 4.036, 4.036, 4.036, 4.036, 4.036, 4.036, 4.021]}, "mode": "lines+markers", "r": [13.5, 34.4, 55.3, 76.3, 97.2, 118.1, 139, 160, 180.9, 201.9], "subplot": "polar2", "theta": [3.776, 3.77, 3.758, 3.788, 3.788, 3.77, 3.758, 3.788, 3.788, 3.818], "thetaunit": "radians", "type": "scatterpolar"}], "layout": {"annotations": [{"font": {"size": 16}, "showarrow": false, "text": "<b>Init1 <br> <br>E+</b>", "x": 0.5, "xanchor": "center", "xref": "paper", "y": 1.05, "yanchor": "bottom", "yref": "paper"}, {"font": {"size": 16}, "showarrow": false, "text": "<b>E-</b>", "x": 0.5, "xanchor": "center", "xref": "paper", "y": 0.45, "yanchor": "bottom", "yref": "paper"}], "height": 750, "polar": {"angularaxis": {"dtick": 0.7854, "thetaunit": "radians"}, "domain": {"x": [0, 1], "y": [0.625, 1]}, "radialaxis": {"angle": 0, "dtick": 100, "range": [0, 250], "tickangle": 0}}, "polar2": {"angularaxis": {"dtick": 0.7854, "thetaunit": "radians"}, "domain": {"x": [0, 1], "y": [0, 0.375]}, "radialaxis": {"angle": 0, "dtick": 100, "range": [0, 250], "tickangle": 0}}, "showlegend": false, "width": 600}}
